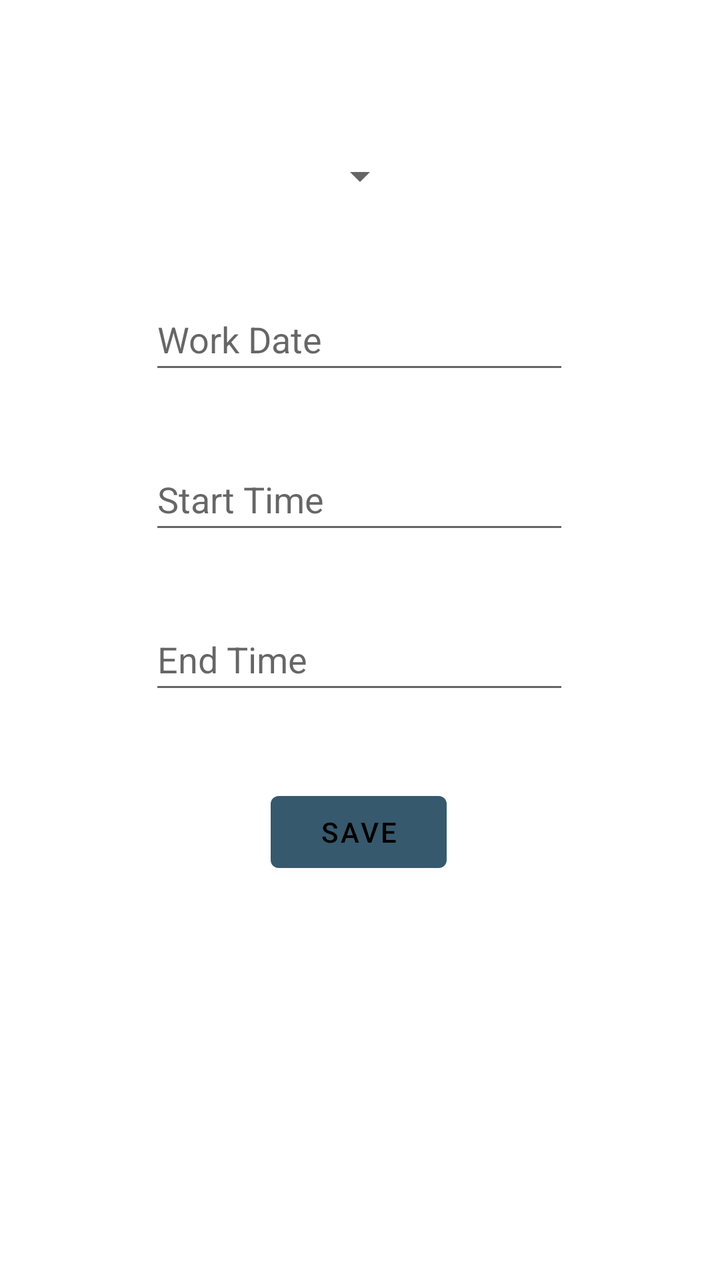
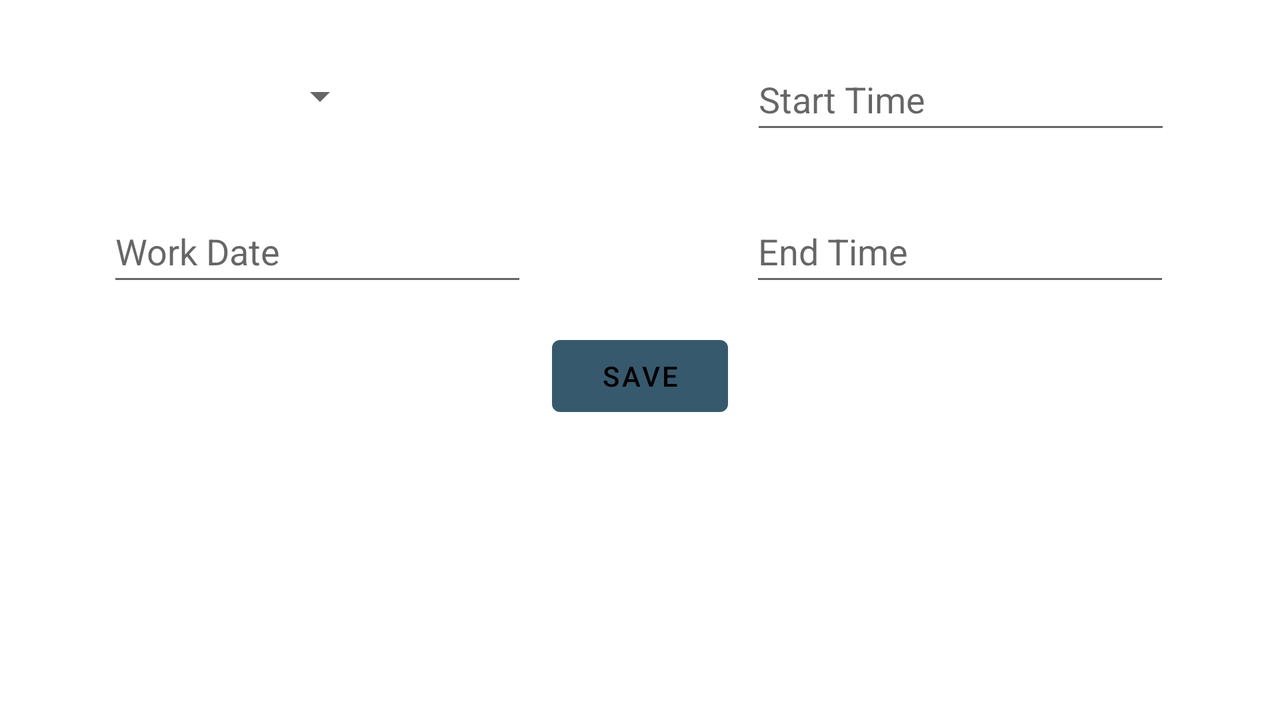

Two renders of one Android screen. The first uses the default layout on a phone; the second uses the alternative layout the repository ships for a different screen configuration, on a matching device. The two XML files are below.
<!-- AndroidManifest.xml: application theme Theme.Paylog -->
<!-- res/layout/activity_details_entry.xml -->
<?xml version="1.0" encoding="utf-8"?>
<androidx.constraintlayout.widget.ConstraintLayout xmlns:android="http://schemas.android.com/apk/res/android"
    xmlns:app="http://schemas.android.com/apk/res-auto"
    xmlns:tools="http://schemas.android.com/tools"
    android:layout_width="match_parent"
    android:layout_height="match_parent"
    tools:context=".DetailsEntryActivity">

    <Spinner
        android:id="@+id/select_employee"
        android:layout_width="wrap_content"
        android:layout_height="wrap_content"
        android:layout_marginTop="64dp"
        android:minHeight="48dp"
        app:layout_constraintEnd_toEndOf="parent"
        app:layout_constraintStart_toStartOf="parent"
        app:layout_constraintTop_toTopOf="parent" />

    <EditText
        android:id="@+id/workDate"
        android:layout_width="wrap_content"
        android:layout_height="wrap_content"
        android:layout_marginTop="32dp"
        android:ems="10"
        android:clickable="false"
        android:cursorVisible="false"
        android:focusable="false"
        android:focusableInTouchMode="false"
        android:hint="@string/details_entry_work_date"
        android:inputType="date"
        android:minHeight="48dp"
        app:layout_constraintEnd_toEndOf="parent"
        app:layout_constraintHorizontal_bias="0.497"
        app:layout_constraintStart_toStartOf="parent"
        app:layout_constraintTop_toBottomOf="@+id/select_employee" />

    <EditText
        android:id="@+id/workStartTime"
        android:layout_width="wrap_content"
        android:layout_height="wrap_content"
        android:layout_marginTop="32dp"
        android:ems="10"
        android:clickable="false"
        android:cursorVisible="false"
        android:focusable="false"
        android:focusableInTouchMode="false"
        android:inputType="time"
        android:hint="@string/details_entry_start_time"
        android:minHeight="48dp"
        app:layout_constraintEnd_toEndOf="parent"
        app:layout_constraintHorizontal_bias="0.497"
        app:layout_constraintStart_toStartOf="parent"
        app:layout_constraintTop_toBottomOf="@+id/workDate" />

    <EditText
        android:id="@+id/workEndTime"
        android:layout_width="wrap_content"
        android:layout_height="wrap_content"
        android:layout_marginTop="32dp"
        android:ems="10"
        android:clickable="false"
        android:cursorVisible="false"
        android:focusable="false"
        android:focusableInTouchMode="false"
        android:hint="@string/details_entry_end_time"
        android:inputType="time"
        android:minHeight="48dp"
        app:layout_constraintEnd_toEndOf="parent"
        app:layout_constraintHorizontal_bias="0.497"
        app:layout_constraintStart_toStartOf="parent"
        app:layout_constraintTop_toBottomOf="@+id/workStartTime" />

    <Button
        android:id="@+id/saveWorkEntry"
        android:layout_width="wrap_content"
        android:layout_height="wrap_content"
        android:layout_marginTop="40dp"
        android:text="@string/common_save"
        app:layout_constraintEnd_toEndOf="parent"
        app:layout_constraintHorizontal_bias="0.498"
        app:layout_constraintStart_toStartOf="parent"
        app:layout_constraintTop_toBottomOf="@+id/workEndTime" />

</androidx.constraintlayout.widget.ConstraintLayout>
<!-- resources referenced by this layout -->
<resources>
  <string name="common_save">Save</string>
  <string name="details_entry_end_time">End Time</string>
  <string name="details_entry_start_time">Start Time</string>
  <string name="details_entry_work_date">Work Date</string>
  <style name="Theme.Paylog" parent="Theme.MaterialComponents.DayNight.DarkActionBar">
          
          <item name="colorPrimary">@color/primaryColor</item>
          <item name="colorPrimaryVariant">@color/primaryLight</item>
          <item name="colorOnPrimary">@color/black</item>
          
          <item name="colorSecondary">@color/secondary</item>
          <item name="colorSecondaryVariant">@color/secondaryLight</item>
          <item name="colorOnSecondary">@color/white</item>
          
          <item name="android:statusBarColor">?attr/colorPrimaryVariant</item>
          
      </style>
  <color name="primaryColor">#37596d</color>
  <color name="primaryLight">#64869b</color>
  <color name="black">#FF000000</color>
  <color name="secondary">#3ddc84</color>
  <color name="secondaryLight">#7affb4</color>
  <color name="white">#FFFFFFFF</color>
</resources>
<!-- res/layout-land/activity_details_entry.xml (the repository's variant of the layout above) -->
<!-- drawn on the phone turned sideways -->
<?xml version="1.0" encoding="utf-8"?>
<androidx.constraintlayout.widget.ConstraintLayout xmlns:android="http://schemas.android.com/apk/res/android"
    xmlns:app="http://schemas.android.com/apk/res-auto"
    xmlns:tools="http://schemas.android.com/tools"
    android:layout_width="match_parent"
    android:layout_height="match_parent"
    tools:context=".DetailsEntryActivity">

    <Spinner
        android:id="@+id/select_employee"
        android:layout_width="wrap_content"
        android:layout_height="wrap_content"
        android:layout_marginTop="24dp"
        android:minHeight="48dp"
        app:layout_constraintEnd_toStartOf="@+id/guideline6"
        app:layout_constraintStart_toStartOf="parent"
        app:layout_constraintTop_toTopOf="parent" />

    <EditText
        android:id="@+id/workDate"
        android:layout_width="wrap_content"
        android:layout_height="wrap_content"
        android:layout_marginTop="28dp"
        android:clickable="false"
        android:cursorVisible="false"
        android:ems="10"
        android:focusable="false"
        android:focusableInTouchMode="false"
        android:hint="@string/details_entry_work_date"
        android:inputType="date"
        android:minHeight="48dp"
        app:layout_constraintEnd_toStartOf="@+id/guideline6"
        app:layout_constraintHorizontal_bias="0.487"
        app:layout_constraintStart_toStartOf="parent"
        app:layout_constraintTop_toBottomOf="@+id/select_employee" />

    <EditText
        android:id="@+id/workStartTime"
        android:layout_width="wrap_content"
        android:layout_height="wrap_content"
        android:layout_marginTop="24dp"
        android:clickable="false"
        android:cursorVisible="false"
        android:ems="10"
        android:focusable="false"
        android:focusableInTouchMode="false"
        android:hint="@string/details_entry_start_time"
        android:inputType="time"
        android:minHeight="48dp"
        app:layout_constraintEnd_toEndOf="parent"
        app:layout_constraintHorizontal_bias="0.503"
        app:layout_constraintStart_toStartOf="@+id/guideline6"
        app:layout_constraintTop_toTopOf="parent" />

    <EditText
        android:id="@+id/workEndTime"
        android:layout_width="wrap_content"
        android:layout_height="wrap_content"
        android:layout_marginTop="28dp"
        android:clickable="false"
        android:cursorVisible="false"
        android:ems="10"
        android:focusable="false"
        android:focusableInTouchMode="false"
        android:hint="@string/details_entry_end_time"
        android:inputType="time"
        android:minHeight="48dp"
        app:layout_constraintEnd_toEndOf="parent"
        app:layout_constraintStart_toStartOf="@+id/guideline6"
        app:layout_constraintTop_toBottomOf="@+id/workStartTime" />

    <Button
        android:id="@+id/saveWorkEntry"
        android:layout_width="wrap_content"
        android:layout_height="wrap_content"
        android:layout_marginTop="16dp"
        android:text="@string/common_save"
        app:layout_constraintEnd_toEndOf="parent"
        app:layout_constraintStart_toStartOf="parent"
        app:layout_constraintTop_toBottomOf="@+id/workEndTime" />

    <androidx.constraintlayout.widget.Guideline
        android:id="@+id/guideline6"
        android:layout_width="wrap_content"
        android:layout_height="wrap_content"
        android:orientation="vertical"
        app:layout_constraintGuide_begin="20dp"
        app:layout_constraintGuide_percent="0.5" />

</androidx.constraintlayout.widget.ConstraintLayout>
